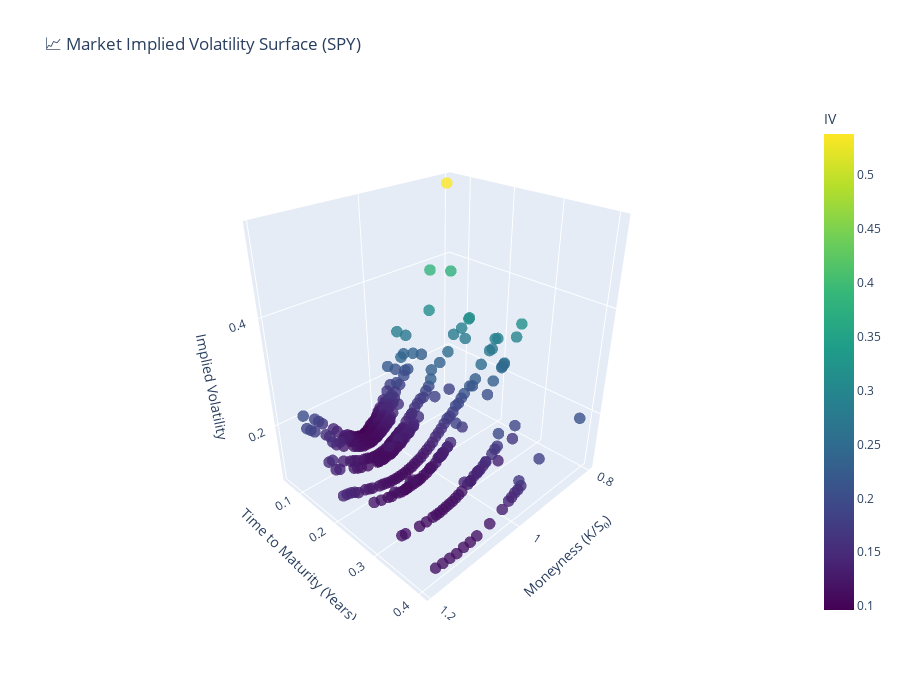

The code cell stored with this chart in its notebook:
### Markdown cell above
---

## 4. 3D 시장 데이터 시각화 (Market IV Surface)

우선 **시장 데이터**만으로 3D 표면을 그려봅니다.

### Code cell
# =============================================================================
# 3D Market IV Surface (Plotly)
# =============================================================================
fig = go.Figure()

# Scatter3d for market data points
fig.add_trace(go.Scatter3d(
    x=df_surface['moneyness'],
    y=df_surface['T'],
    z=df_surface['iv'],
    mode='markers',
    marker=dict(
        size=4,
        color=df_surface['iv'],
        colorscale='Viridis',
        opacity=0.8,
        colorbar=dict(title='IV')
    ),
    name='Market Data'
))

fig.update_layout(
    title='📈 Market Implied Volatility Surface (SPY)',
    scene=dict(
        xaxis_title='Moneyness (K/S₀)',
        yaxis_title='Time to Maturity (Years)',
        zaxis_title='Implied Volatility',
        camera=dict(eye=dict(x=1.5, y=1.5, z=1.2))
    ),
    width=900, height=700
)

fig.show()

### Figure 1 — Plotly figure (JSON) as saved in the notebook; plotly's stock layout.template omitted (floating-point values rounded to 4 significant figures; data arrays with more than 128 entries replaced by an {"elided": "..."} marker saying what was removed)
{"data": [{"marker": {"color": {"elided": "433 float values"}, "colorbar": {"title": {"text": "IV"}}, "colorscale": [[0, "#440154"], [0.1111, "#482878"], [0.2222, "#3e4989"], [0.3333, "#31688e"], [0.4444, "#26828e"], [0.5556, "#1f9e89"], [0.6667, "#35b779"], [0.7778, "#6ece58"], [0.8889, "#b5de2b"], [1, "#fde725"]], "opacity": 0.8, "size": 4}, "mode": "markers", "name": "Market Data", "type": "scatter3d", "x": {"elided": "433 float values"}, "y": {"elided": "433 float values"}, "z": {"elided": "433 float values"}}], "layout": {"height": 700, "scene": {"camera": {"eye": {"x": 1.5, "y": 1.5, "z": 1.2}}, "xaxis": {"title": {"text": "Moneyness (K/S₀)"}}, "yaxis": {"title": {"text": "Time to Maturity (Years)"}}, "zaxis": {"title": {"text": "Implied Volatility"}}}, "title": {"text": "📈 Market Implied Volatility Surface (SPY)"}, "width": 900}}
